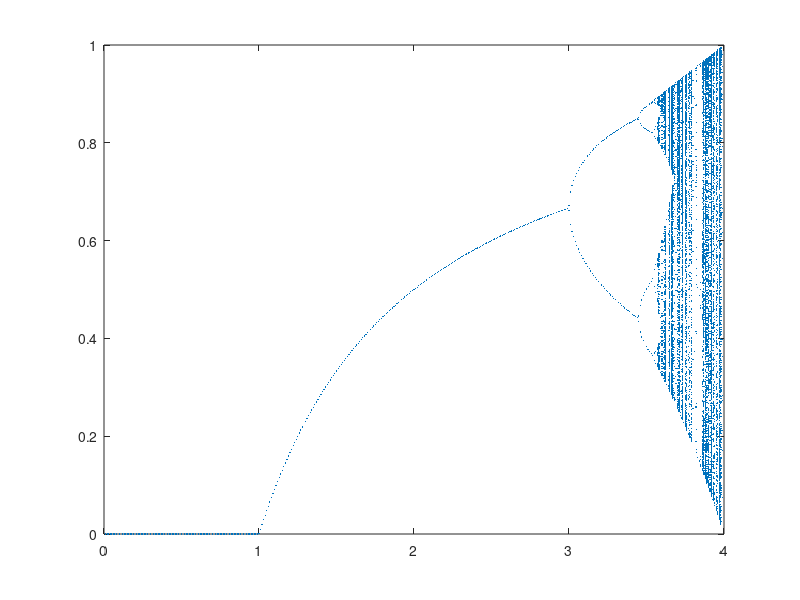

The MATLAB script that drew this image:

clear all
close all
clc

xvals=[];
for beta = 0:0.01:4
beta;

xold = 0.5;                        %initializing x

%transient
    for i=1:2000
    xnew=((xold-xold^2)*beta);
    xold=xnew;
    end

xss=xnew;
    for i=1:1000
    xnew=((xold-xold^2)*beta);
    xold=xnew;
    
    xvals(1,length(xvals)+1)=beta;
    xvals(2,length(xvals))=xnew;
    
        if(abs(xnew-xss)<.001)
        break
        end
    end
end

plot(xvals(1,:), xvals(2,:), ".", 'LineWidth',0.1, 'MarkerSize',0.2 )                   %the 1 1 1 vector represents white color
